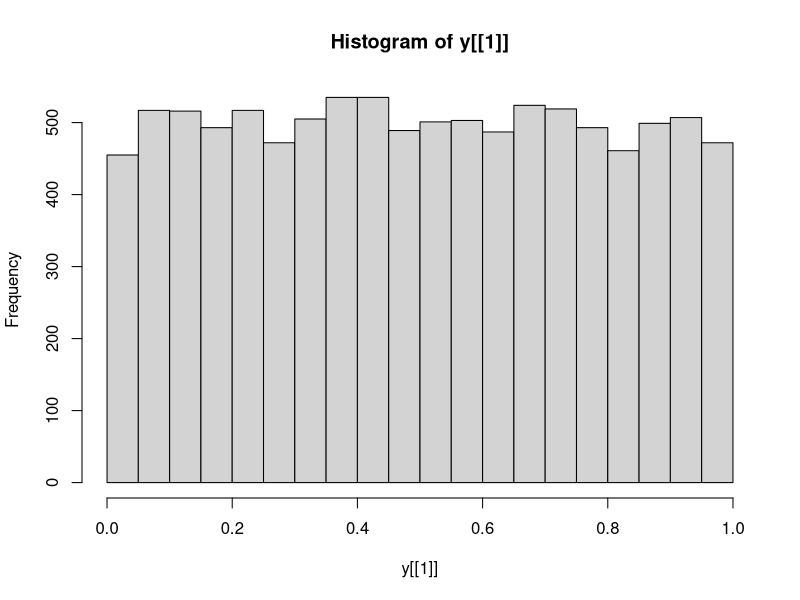
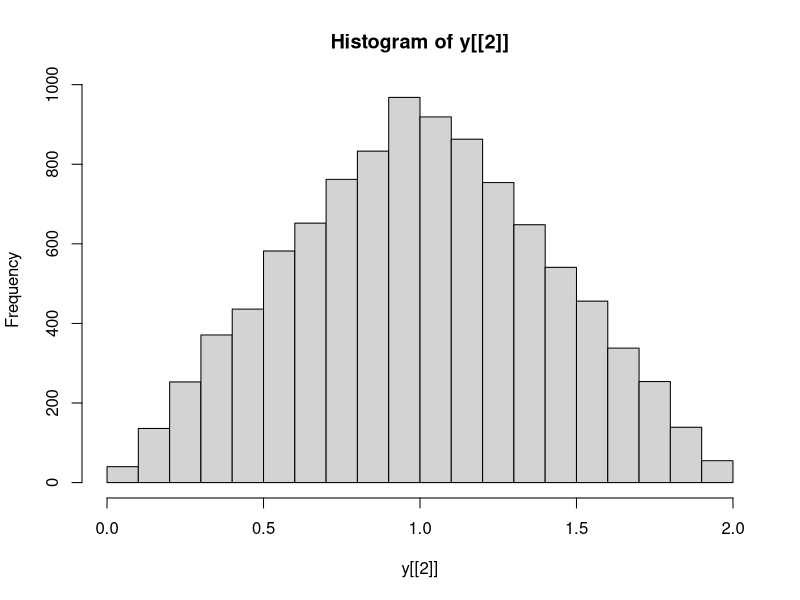
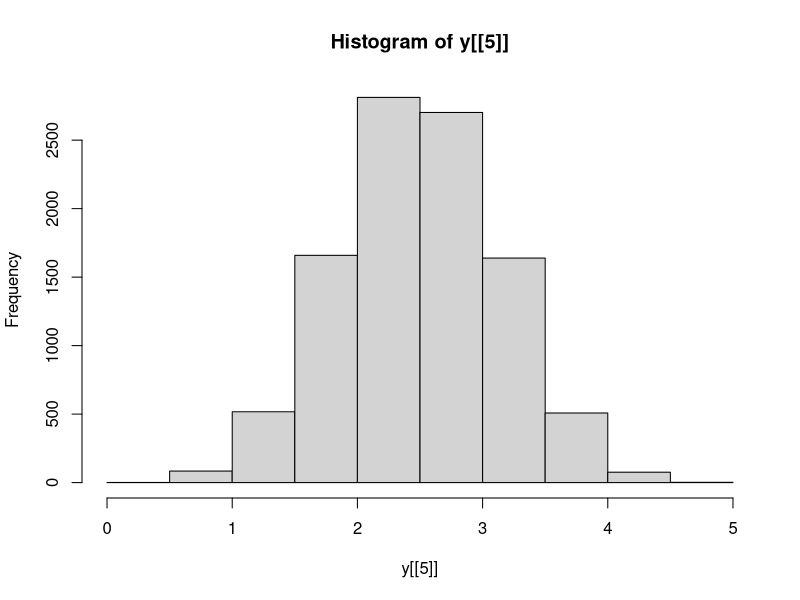
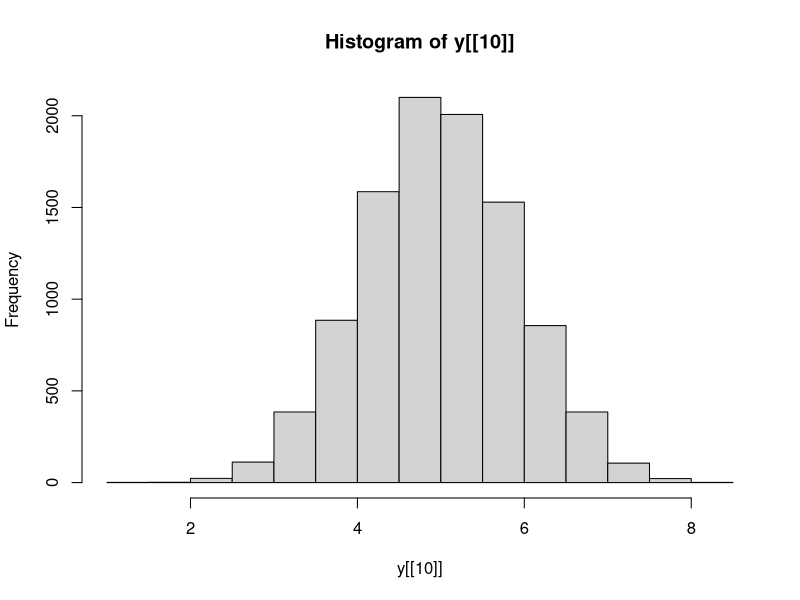
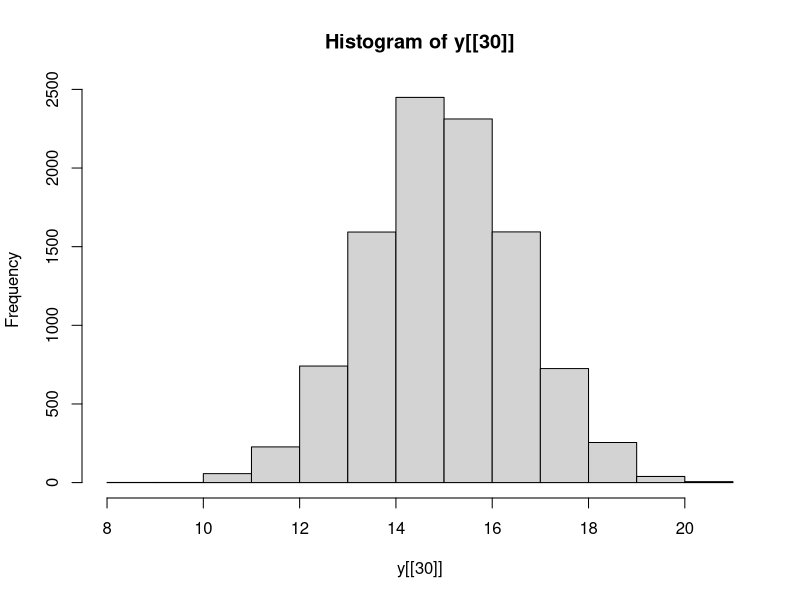
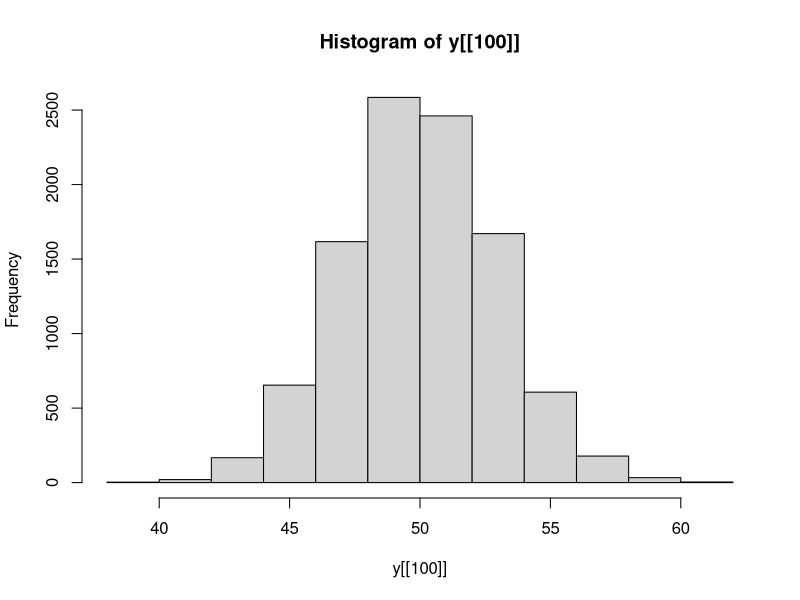
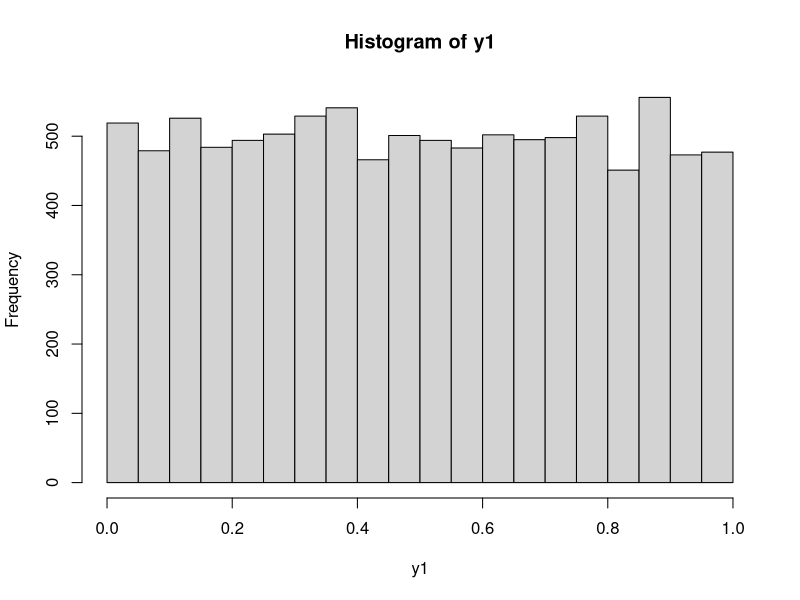
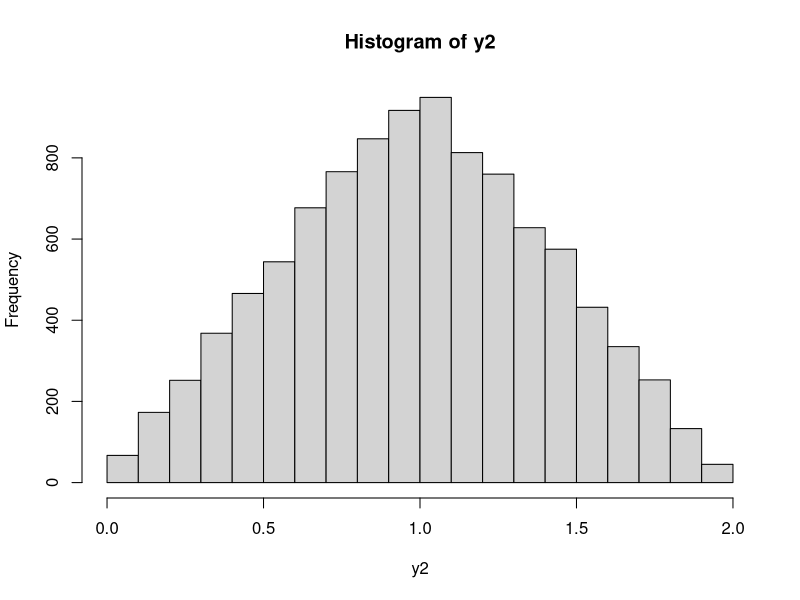

These figures' R source, in order:
max=100
randomSamples=10000
x=c()
x=replicate(max,runif(randomSamples),simplify = FALSE)
y=c()

#for(i in 1:max)
#{
#  x[[i]]=runif(10000)
#}

for(i in 1:max)
{
  sumVector=c()
  totalVector=x[[1]]
  if(i>1)
  {
    for(j in 2:i)
    {
      sumVector=x[[j]]
      totalVector=totalVector+sumVector
    }
  }
  y[[i]]=totalVector
}

hist(y[[1]])
hist(y[[2]])
hist(y[[5]])
hist(y[[10]])
hist(y[[30]])
hist(y[[100]])

x1=runif(10000)
x2=runif(10000)
x3=runif(10000)
x4=runif(10000)
y1=x1
hist(y1)
y2=x1+x2
hist(y2)
y3=x1+x2+x3
hist(y3)
y4=x1+x2+x3+x4
hist(y4)